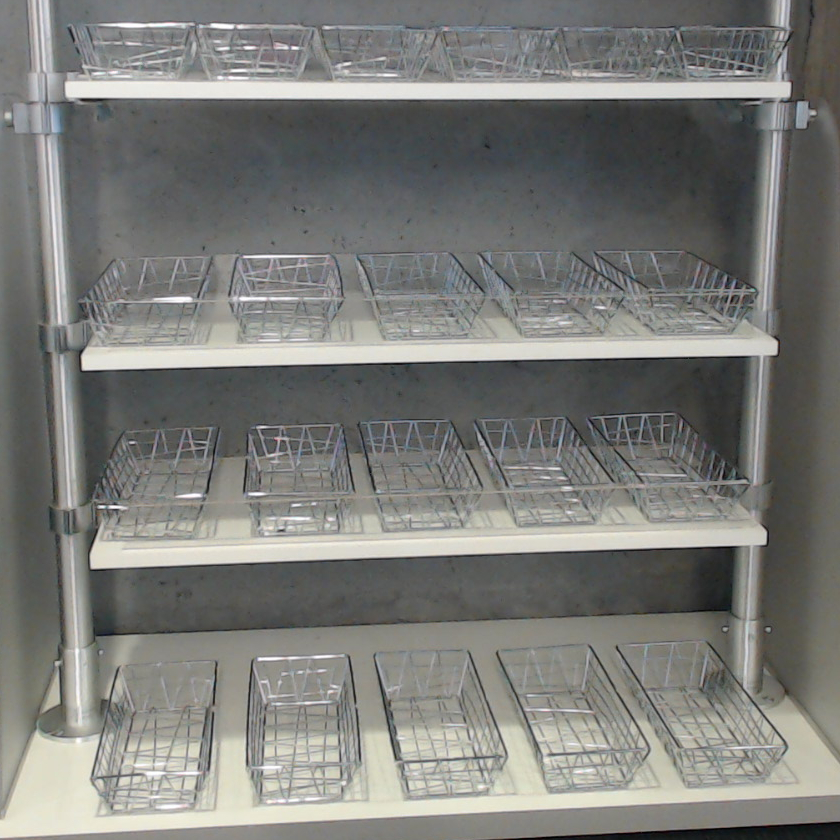
#> input picture training/cnn_attempt/gen_data/all_empty0.jpg, 840 x 840 px
$ python gen_artificial.py --imgs gen_data
#> lines starting #> are read from the running program, lines starting #| are printed output that depends on the picture
# Script to generate snack rack images by recombining images of empty and full trays
# Modified from Xingyao's crop function for manual labeling

from PIL import Image
import os
import glob
from collections import defaultdict

import numpy as np
import cv2
import random
import pandas as pd

import argparse
ap = argparse.ArgumentParser()
ap.add_argument("-i", "--imgs", required=True,
        help="path to save the images and labels")
args = vars(ap.parse_args())

def crop_row(imfile, height, width, x, y, row, skip, padding):
#> called with imfile = 'gen_data/all_empty0.jpg', height = 120, width = 120, x = 80, y = 0, row = 1, skip = 0, padding = 100
    k = 0
    in_path = imfile
    im = Image.open(in_path)
#> im is the input picture: PIL image 840x840 RGB; mean R, G, B 123.3, 123.7, 120.1
    imgwidth, imgheight = im.size
#> imgwidth = 840; imgheight = 840
    toReturn = []
    for j in range(x,imgwidth-padding,width+skip):
        box = (j, y, j+width, y+height)
        a = im.crop(box)
        toReturn.append((j, y, j+width, y+height, a))
        # top left coordinates, the cropped image
        k +=1
#> after the loop, k = 6; toReturn = 6 items

    return toReturn

empty_trays = []
imfile = "gen_data/all_empty0.jpg"
empty_trays += crop_row(imfile, 120, 120, 80, 0, 1, 0, 100)
#> empty_trays = 6 items
empty_trays += crop_row(imfile, 150, 120, 100, 210, 2, 20, 100)
#> empty_trays = 11 items
empty_trays += crop_row(imfile, 160, 120, 120, 380, 3, 10, 100)
#> the loop in crop_row (call 3), `for j in range(x,imgwidth-padding,width+skip):` made 5 passes
#> pass 1, in crop_row (call 3), `a = im.crop(box)`:
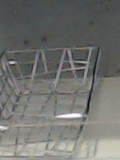
#> a: PIL image 120x160 RGB; mean R, G, B 113.4, 114, 110.6
#> pass 3, in crop_row (call 3), `a = im.crop(box)`:
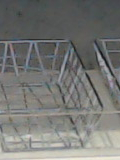
#> a: PIL image 120x160 RGB; mean R, G, B 118.2, 119, 116.3
#> after the loop in crop_row (call 3), `for j in range(x,imgwidth-padding,width+skip):`: k = 5
#> empty_trays = 16 items
empty_trays += crop_row(imfile, 180, 120, 110, 620, 4, 10, 100)
#> the loop in crop_row (call 4), `for j in range(x,imgwidth-padding,width+skip):` made 5 passes
#> pass 1, in crop_row (call 4), `a = im.crop(box)`:
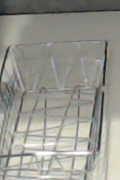
#> a: PIL image 120x180 RGB; mean R, G, B 150.9, 150.1, 142.7
#> pass 2, in crop_row (call 4), `a = im.crop(box)`:
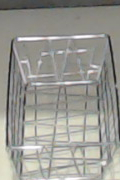
#> a: PIL image 120x180 RGB; mean R, G, B 152.9, 152.2, 146.1
#> pass 3, in crop_row (call 4), `a = im.crop(box)`:
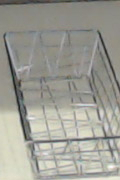
#> a: PIL image 120x180 RGB; mean R, G, B 157.3, 156.9, 148.3
#> after the loop in crop_row (call 4), `for j in range(x,imgwidth-padding,width+skip):`: k = 5
#> empty_trays = 21 items


NEW_DATA = args["imgs"]
LABEL_DATA = NEW_DATA + "/labels.csv"
full_img = cv2.imread("gen_data/all_full.jpg")
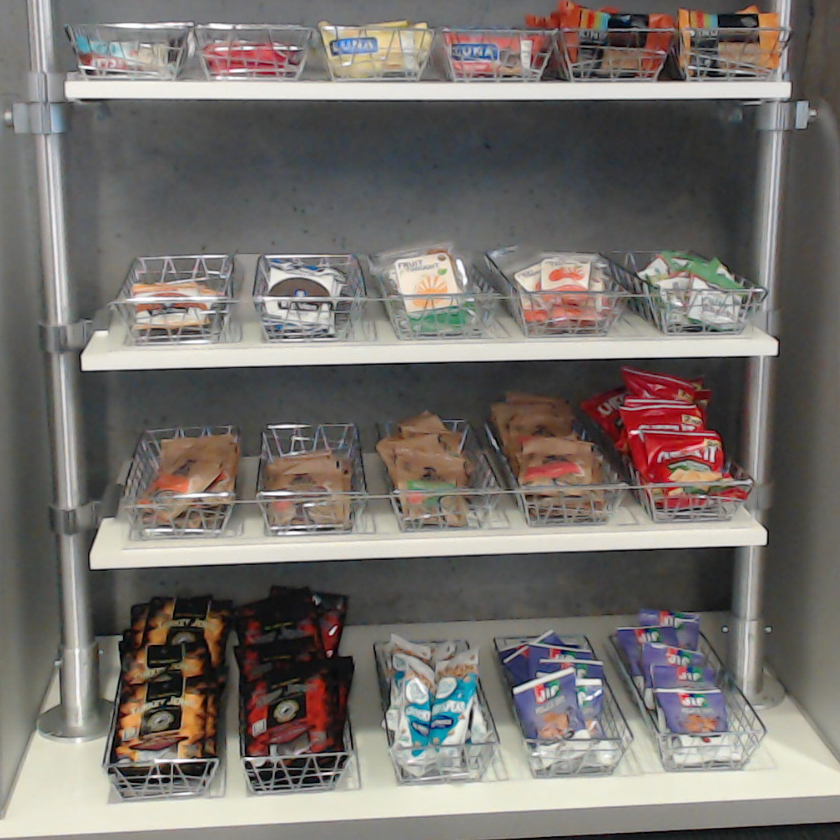
#> input picture training/cnn_attempt/gen_data/all_full.jpg, 840 x 840 px
#> full_img is the input picture: shape (840, 840, 3); mean B, G, R 108.7, 112.9, 118.3

SIZE = 120
labels = defaultdict(list)
for i in range(1):
    new_file = NEW_DATA + "random{}.jpg".format(i)
    bits = [random.randint(0,1) for b in range(21)]
    new_img = np.copy(full_img)
    for index, b in enumerate(bits):
        if b == 0:
            x, y, x_end, y_end, tray = empty_trays[index]
            new_img[y:y_end, x:x_end] = tray

    labels['filename'].append(new_file)
    labels['labels'].append(str(bits)[1:-1])
#    new_img = cv2.resize(new_img, (224,224))
    cv2.imwrite(new_file, new_img)
#> this loop made 1 pass
#> pass 1, `cv2.imwrite(new_file, new_img)`:
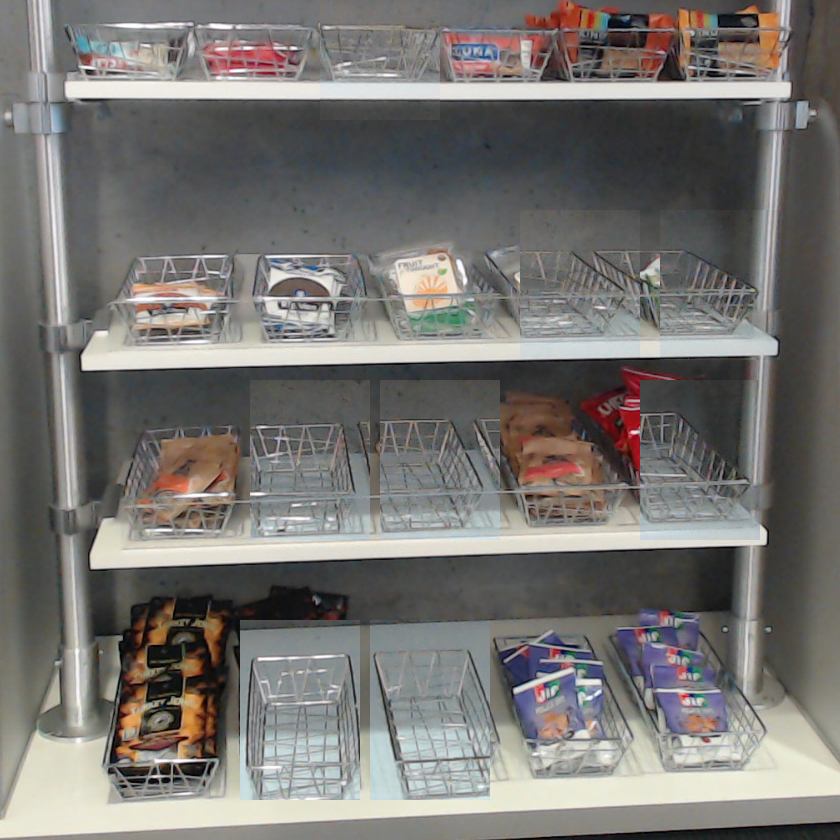
#> saved as gen_datarandom0.jpg: shape (840, 840, 3); mean B, G, R 113.4, 116.6, 119
    #cv2.imshow("new", new_img)
    #cv2.waitKey(0)

pd.DataFrame(labels).to_csv(LABEL_DATA)
